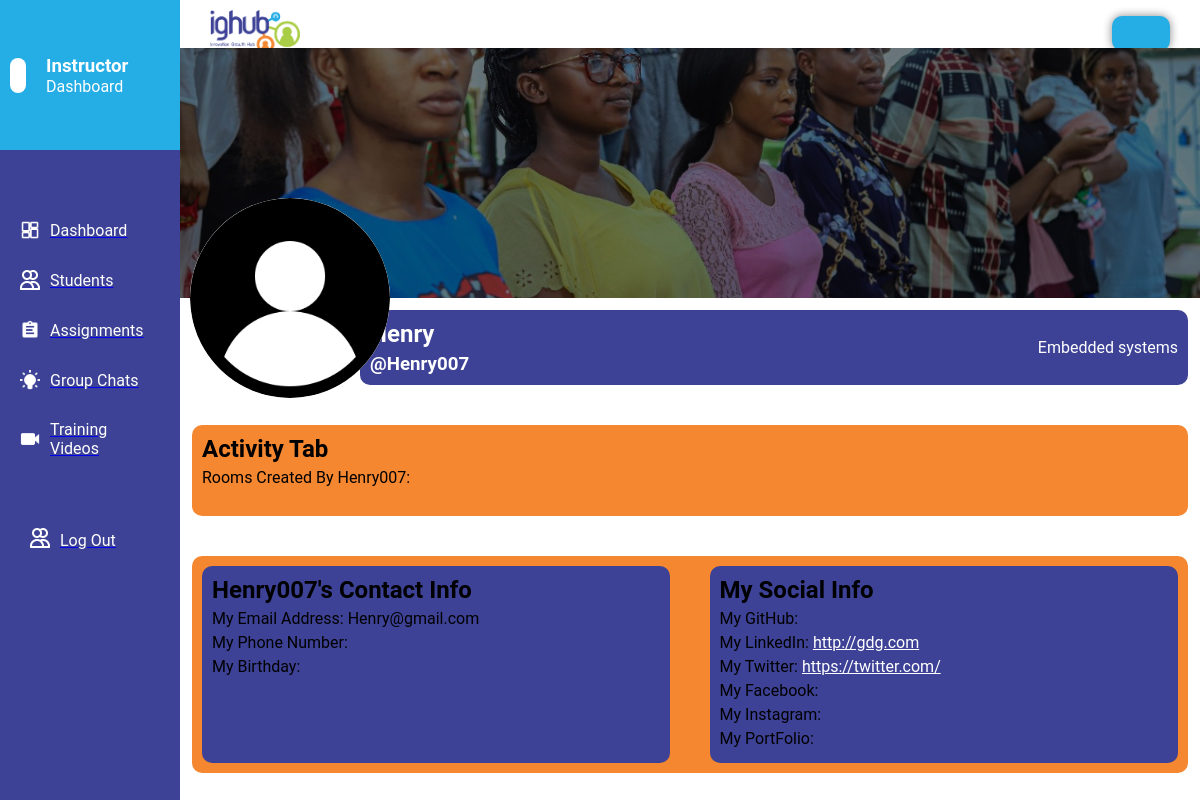
The app's page /staff/tutorprofile/Henry007/ (signed in) with its own data.
### useronboard/models.py (models this page shows, shortened)
class user_reg(models.Model):
    user = models.ForeignKey(User, null=True, on_delete=models.CASCADE)
    firstname = models.CharField(max_length=200)
    lastname = models.CharField(max_length=200)
    username = models.CharField(max_length=200)
    email = models.EmailField(max_length=200)
    track = models.CharField(max_length=200)
    phone = models.CharField(max_length=200, null=True, blank=True)
    dateofbirth = models.CharField(max_length=200, null=True, blank=True)
    password = models.CharField(max_length=200)
    repassword = models.CharField(max_length=200)
    created_at = models.DateTimeField(auto_now_add=True)
    edited_at = models.DateTimeField(auto_now=True)
    github = models.URLField(max_length=255, blank=True, null=True)
    linkedIn = models.URLField(max_length=255)
    twitter = models.URLField(max_length=255)
    facebook = models.URLField(max_length=255, blank=True, null=True)
    instagram = models.URLField(max_length=255, blank=True, null=True)
    portfoliowebsite = models.URLField(max_length=255, blank=True, null=True)
    profilepicture = models.ImageField(
        upload_to='profileimages', null=True, default="images/userprofilepic.png")
    created_at = models.DateTimeField(auto_now_add=True)
    edited_at = models.DateTimeField(auto_now=True)

### tutorsapp/views.py (the view)
def Tutorprofile(request, username):
    userData = user_reg.objects.get(username=username)
    roomdata = Rooms.objects.all()
    if request.user.is_authenticated:
        data = user_reg.objects.filter(username=request.user.username).first()
    context = {'userData':userData, 'data':data, 'roomdata':roomdata}
    return render (request, 'tutorsapp/tutorprofile.html', context)

### tutorsapp/templates/tutorsapp/tutorprofile.html (shortened to what this page needs)
{% extends 'generalsection.html' %}
{% load static %}
{% block content %}
<!DOCTYPE html>
<html lang="en">
	<head>
		<link rel="stylesheet" href="{% static 'styles/tutorprofile.css' %}" />
	</head>
	<body>
        <main>
            <div class='topcover'>
                <div class='profilepicture'>
                    {% if data.profilepicture %} <br />
                    <div>
                        <img src="{{ userData.profilepicture.url }}" />
                    </div>
                    {% else %}
                        <img src = {% static 'images/general/user.png'%}/> </br/>
                    {% endif %}
                </div>
            </div>
            <div class='profiledetails'>
               <div>
                    <h2>{{userData.firstname }} {{userData.lastname }}</h2>
                    <h3>@{{userData.username }} </h3>
               </div>
               <div>
                    {{ userData.track }}
               </div>
            </div>
            <div class='biosection'>
                <div>
                    <h2>Activity Tab</h2>
                        <p>Rooms Created By {{ userData.username }}: </p><br/>
                </div>
            </div>
            <div class='biosection biosectionlater'>
                <div class='biosection1'>
                    <h2>{{ userData.username }}'s Contact Info</h2>
                    <p>My Email Address: {{ userData.email }}</p>
                    <p>My Phone Number: {{ userData.phone }}</p>
                    <p>My Birthday: {{ userData.dateofbirth }}</p>
                </div>
                <div class='biosection2'>
                    <h2>My Social Info</h2>
                    <p>My GitHub: <a href="{{userData.github}}"> {{ userData.github }}</a></p>
                    <p>My LinkedIn: <a href="{{ userData.linkedIn }}"> {{ userData.linkedIn }}</a></p>
                    <p>My Twitter: <a href="{{ userData.twitter }}">{{ userData.twitter }}</a></p>
                    <p> My Facebook: <a href="{{ userData.facebook }}"> {{ userData.facebook }}</a></p>
                    <p> My Instagram: <a href="{{ userData.instagram }}">{{ userData.instagram }}</a></p>
                     <p>My PortFolio: <a href="{{ userData.portfoliowebsite }}">{{ userData.portfoliowebsite }}</a></p>
                </div>
            </div>
        </main>
    </body>
</html>
{%endblock content%}

### static/styles/admindashboard.css (style rules this page uses)
* { margin: 0; padding: 0; box-sizing: border-box; font-family: roboto, tahoma; }

### static/styles/tutorprofile.css (style rules this page uses)
* { padding: 0; margin: 0; }
main { height: 100%; overflow: hidden; padding-bottom: 100px; z-index: 1; }
.topcover { background-image: url("/static/images/profile/ighubimage2.jpg"); height: 250px; width: 85%; margin-left: 15%; margin-top: 4%; background-repeat: no-repeat; background-size: cover; object-position: top; background-position: center; background-color: grey; background-blend-mode: multiply; position: relative; padding: 10px; font-weight: bold; }
.profilepicture img { width: 200px; height: 200px; position: absolute; bottom: -100px; border-radius: 100px; left: 10px; background-color: white; }
.profiledetails { width: 69%; margin-left: 30%; margin-top: 1%; display: flex; align-items: center; justify-content: space-between; background-color: #3D4296; color: white; padding: 10px; border-radius: 10px; }
.biosection { width: 83%; margin-left: 16%; background-color: #F58731; padding: 10px; margin-top: 40px; border-radius: 10px; display: flex; justify-content: space-between; }
.biosection1 { width: 48%; background-color: #3D4296; padding: 10px; border-radius: 10px; }
.biosection2 a { color: white; }
.biosection2 { width: 48%; background-color: #3D4296; padding: 10px; border-radius: 10px; }
.biosection1 p, h2, .biosection2 p, h2 { margin-bottom: 5px; }

### records on screen
user_reg: firstname "Henry", username "Henry007", track "Embedded systems", email "Henry@gmail.com", linkedIn "http://gdg.com", twitter "https://twitter.com/"
